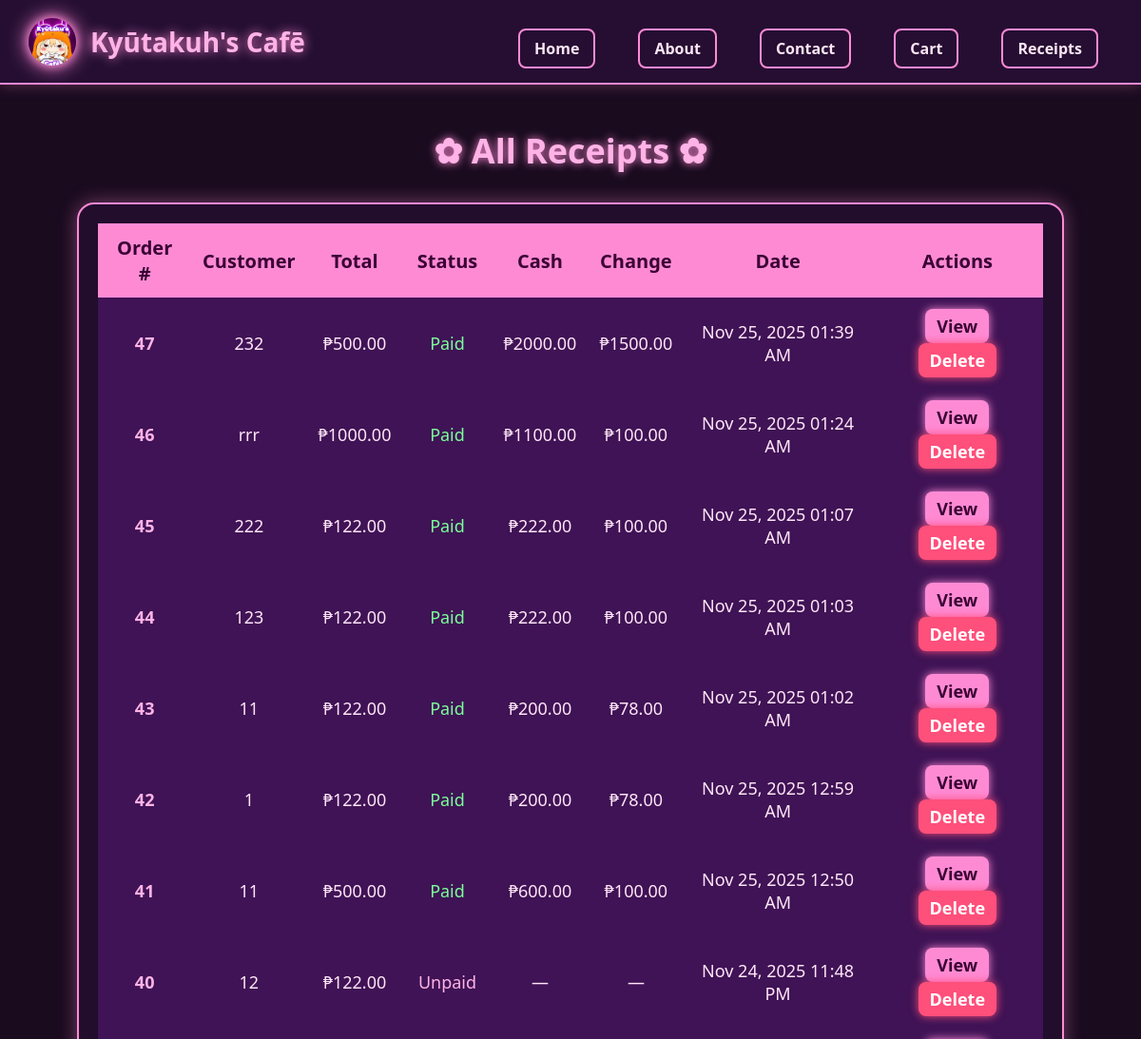
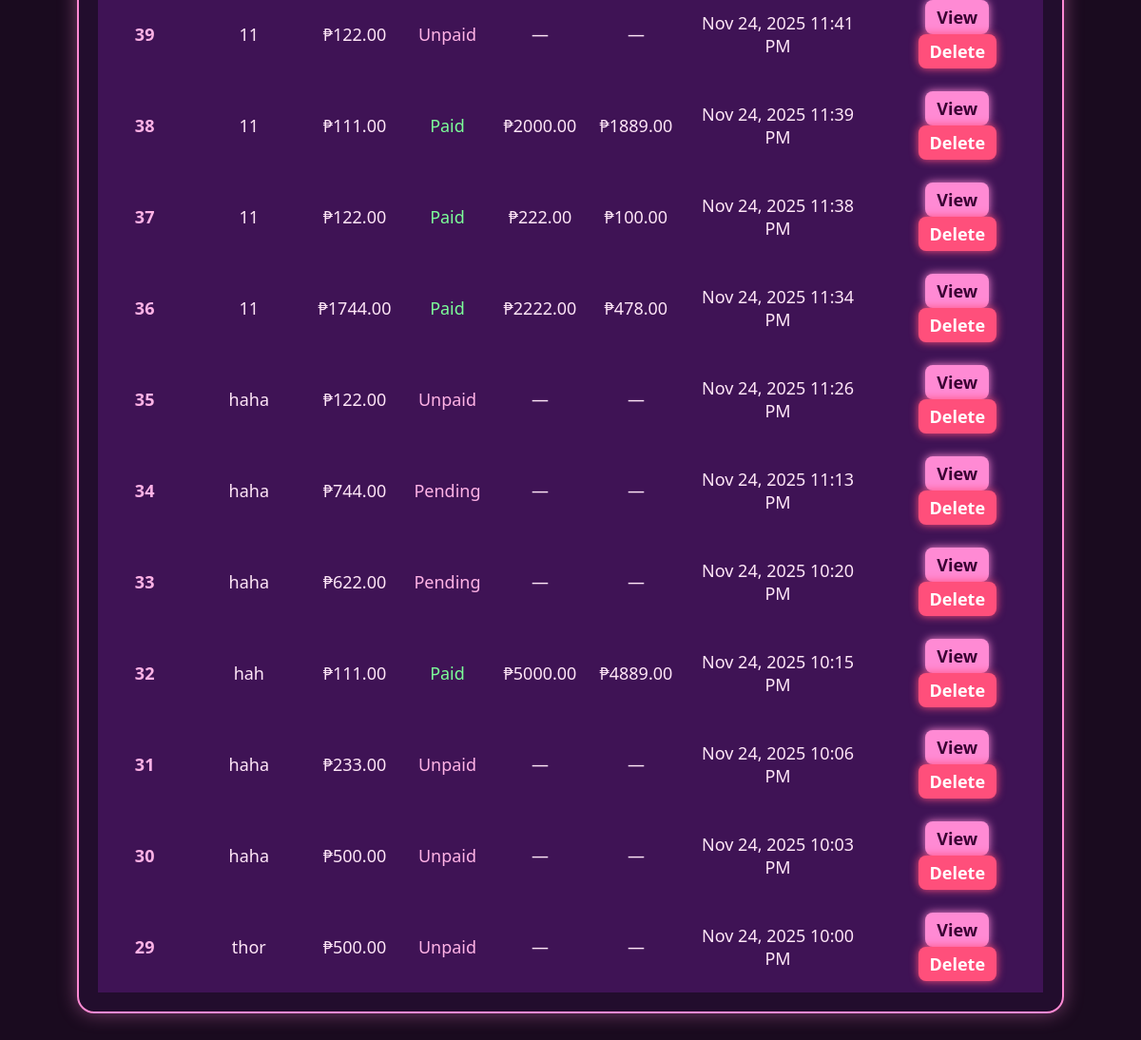
The app's page /admin-receipts/ (signed in) with its own data (2 pictures, top to bottom).
### store/models.py (models this page shows, shortened)
class Order(models.Model):
    user = models.ForeignKey(User, on_delete=models.SET_NULL, null=True, blank=True)
    receipt_code = models.CharField(max_length=20, unique=True, blank=True, null=True)
    customer_name = models.CharField(max_length=100)
    address = models.TextField()
    email = models.EmailField()
    phone = models.CharField(max_length=20)
    created_at = models.DateTimeField(auto_now_add=True)
    payment_status = models.CharField(
        max_length=20,
        choices=[
            ("unpaid", "Unpaid"),
            ("pending", "Pending"),
            ("paid", "Paid")
        ],
        default="unpaid"
    )
    cash_received = models.DecimalField(max_digits=10, decimal_places=2, null=True, blank=True)
    change_given = models.DecimalField(max_digits=10, decimal_places=2, null=True, blank=True)
    payment_screenshot = models.ImageField(upload_to="payments/", blank=True, null=True)
    def total_price(self):
        total = Decimal("0")
        for item in self.items.all():
            try:
                total += Decimal(item.total_price)
            except (InvalidOperation, ValueError, TypeError):
                total += Decimal(item.quantity) * Decimal(item.product.price)
        return total

class CheckoutItem(models.Model):
    order = models.ForeignKey(Order, related_name='items', on_delete=models.CASCADE)
    product = models.ForeignKey(Product, on_delete=models.CASCADE)
    quantity = models.PositiveIntegerField(default=1)
    total_price = models.DecimalField(max_digits=10, decimal_places=2)

### store/views.py (the view)
# urls.py: path("admin-receipts/", views.admin_receipts_view, name="admin_receipts"),
def admin_receipts_view(request):
    if not request.user.is_authenticated or not request.user.is_superuser:
        messages.error(request, "Admin access only.")
        return redirect("admin_login")
    orders = Order.objects.all().order_by("-created_at")
    return render(request, "store/admin_receipts.html", {"orders": orders})

### store/context_processors.py (called while the page is built)
def cart_total(request):
    cart = request.session.get("cart", {})
    total = Decimal("0.00")
    for item in cart.values():
        total += Decimal(item.get("price", "0.00")) * item.get("quantity", 0)
    return {"cart_total": total}

### store/templates/store/admin_receipts.html (shortened to what this page needs)
{% extends "store/base.html" %}
{% load static %}
{% block content %}
<h2 class="receipt-title">✿ All Receipts ✿</h2>
<div class="receipt-container">
<table class="receipt-table">
    <thead>
        <tr>
            <th>Order #</th>
            <th>Customer</th>
            <th>Total</th>
            <th>Status</th>
            <th>Cash</th>
            <th>Change</th>
            <th>Date</th>
            <th>Actions</th>
        </tr>
    </thead>
    <tbody>
        {% for o in orders %}
        <tr class="receipt-row">
            <td class="order-id">{{ o.id }}</td>
            <td>{{ o.customer_name }}</td>
            <td>₱{{ o.total_price }}</td>
            <td class="status
                       {% if o.payment_status == 'paid' %}
                            status-paid
                       {% else %}
                            status-unpaid
                       {% endif %}
                       ">
                {{ o.payment_status|title }}
            </td>
            <td>
                {% if o.payment_status == 'paid' %}
                    ₱{{ o.cash_received }}
                {% else %}
                    —
                {% endif %}
            </td>
            <td>
                {% if o.payment_status == 'paid' %}
                    ₱{{ o.change_given }}
                {% else %}
                    —
                {% endif %}
            </td>
            <td>{{ o.created_at|date:"M d, Y h:i A" }}</td>
            <td class="action-buttons">
                <a href="{% url 'cashier_receipt' o.id %}" class="btn-view">View</a>
                <a href="{% url 'delete_receipt' o.id %}"
                   onclick="return confirm('Delete this receipt permanently?')"
                   class="btn-delete">Delete</a>
            </td>
        </tr>
        {% empty %}
        <tr>
            <td colspan="8" class="no-data">No receipts found.</td>
        </tr>
        {% endfor %}
    </tbody>
</table>
</div>
{% endblock %}

### static/css/style.css (style rules this page uses)
body { font-family: 'Segoe UI', Arial, sans-serif; background: #1A0B1F; color: #FFE6F7; margin: 0; }

### store/templates/store/base.html (style rules this page uses)
body { margin: 0; font-family: 'Segoe UI', Arial, sans-serif; background: #1A0B1F; color: #FFE6F7; }

### store/templates/store/admin_receipts.html (style rules this page uses)
.receipt-title { text-align: center; color: #FFB3E6; margin-top: 25px; font-size: 36px; text-shadow: 0 0 10px #FF8AD4; }
.receipt-container { width: 92%; margin: 30px auto; background: rgba(40, 15, 55, 0.6); padding: 20px; border-radius: 18px; border: 2px solid #FF8AD4; box-shadow: 0 0 20px rgba(255, 138, 212, 0.4); }
.receipt-table { width: 100%; border-collapse: collapse; font-size: 18px; color: #FFE6F7; }
.receipt-table thead tr { background: #FF8AD4; color: #3A0033; text-align: center; font-size: 20px; font-weight: bold; }
.receipt-table th, .receipt-table td { padding: 12px; text-align: center; }
.receipt-row { background: rgba(70,20,95,0.8); transition: 0.3s; }
.order-id { font-weight: bold; color: #FFB3E6; }
.status-paid { color: #7CFF99; }
.status-unpaid { color: #FFB3E6; }
.action-buttons a { padding: 6px 12px; border-radius: 8px; font-weight: bold; text-decoration: none; margin: 0 3px; display: inline-block; }
.btn-view { background: #FF8AD4; color: #3A0033; box-shadow: 0 0 10px #FF8AD4; }
.btn-delete { background: #FF4F7B; color: white; box-shadow: 0 0 10px #FF4F7B; }

### records on screen
Order: id "47", customer_name "232", total_price "500.00", payment_status "Paid", cash_received "2000.00", change_given "1500.00", created_at "Nov 25, 2025 01:39 AM"
Order: id "46", customer_name "rrr", total_price "1000.00", payment_status "Paid", cash_received "1100.00", change_given "100.00", created_at "Nov 25, 2025 01:24 AM"
Order: id "45", customer_name "222", total_price "122.00", payment_status "Paid", cash_received "222.00", change_given "100.00", created_at "Nov 25, 2025 01:07 AM"
Order: id "44", customer_name "123", total_price "122.00", payment_status "Paid", cash_received "222.00", change_given "100.00", created_at "Nov 25, 2025 01:03 AM"
Order: id "43", customer_name "11", total_price "122.00", payment_status "Paid", cash_received "200.00", change_given "78.00", created_at "Nov 25, 2025 01:02 AM"
Order: id "42", customer_name "1", total_price "122.00", payment_status "Paid", cash_received "200.00", change_given "78.00", created_at "Nov 25, 2025 12:59 AM"
Order: id "41", customer_name "11", total_price "500.00", payment_status "Paid", cash_received "600.00", change_given "100.00", created_at "Nov 25, 2025 12:50 AM"
Order: id "40", customer_name "12", total_price "122.00", payment_status "Unpaid", created_at "Nov 24, 2025 11:48 PM"
Order: id "39", customer_name "11", total_price "122.00", payment_status "Unpaid", created_at "Nov 24, 2025 11:41 PM"
Order: id "38", customer_name "11", total_price "111.00", payment_status "Paid", cash_received "2000.00", change_given "1889.00", created_at "Nov 24, 2025 11:39 PM"
Order: id "37", customer_name "11", total_price "122.00", payment_status "Paid", cash_received "222.00", change_given "100.00", created_at "Nov 24, 2025 11:38 PM"
Order: id "36", customer_name "11", total_price "1744.00", payment_status "Paid", cash_received "2222.00", change_given "478.00", created_at "Nov 24, 2025 11:34 PM"
Order: id "35", customer_name "haha", total_price "122.00", payment_status "Unpaid", created_at "Nov 24, 2025 11:26 PM"
Order: id "34", customer_name "haha", total_price "744.00", payment_status "Pending", created_at "Nov 24, 2025 11:13 PM"
Order: id "33", customer_name "haha", total_price "622.00", payment_status "Pending", created_at "Nov 24, 2025 10:20 PM"
Order: id "32", customer_name "hah", total_price "111.00", payment_status "Paid", cash_received "5000.00", change_given "4889.00", created_at "Nov 24, 2025 10:15 PM"
Order: id "31", customer_name "haha", total_price "233.00", payment_status "Unpaid", created_at "Nov 24, 2025 10:06 PM"
Order: id "30", customer_name "haha", total_price "500.00", payment_status "Unpaid", created_at "Nov 24, 2025 10:03 PM"
Order: id "29", customer_name "thor", total_price "500.00", payment_status "Unpaid", created_at "Nov 24, 2025 10:00 PM"
